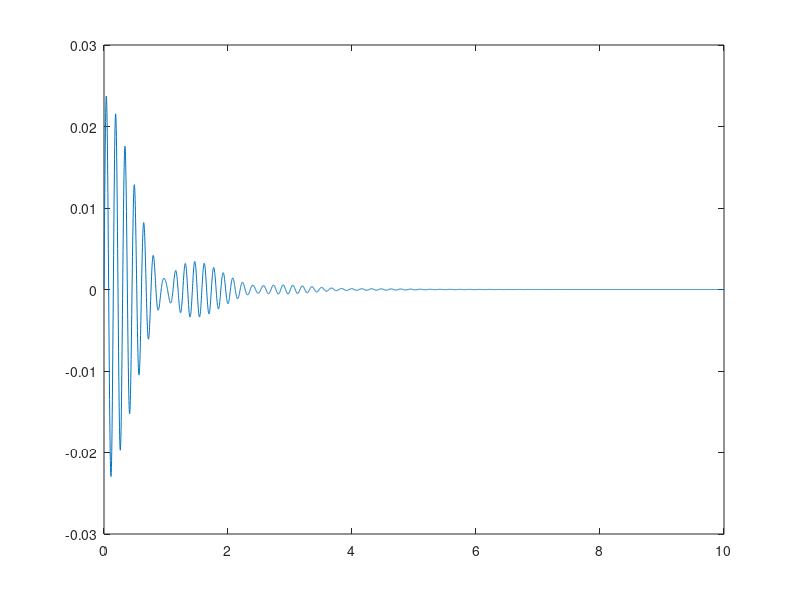

This chart was generated by the following MATLAB code: (Note: this script raises an error after producing the figure.)
%% simulation

f0 = 6.653;
f1 = 6.617;
zeta1 = 0.064;
mu = 0.01472;



w0 = 2*pi*f0;
w1 = 2*pi*f1;
c1 = 2*zeta1*w1;


D = @(t, XV) [XV(3); XV(4);...
    -w0^2*XV(1) - mu*w1^2*(XV(1)-XV(2)) - mu*c1*(XV(3)-XV(4));...
    -w1^2*(XV(2)-XV(1)) - c1*(XV(4)-XV(3))];

T = 10;
XV0 = [0;0;1;0];

opts = odeset('MaxStep',1e-2);

[t, XV] = ode45 (D, [0 T], XV0, opts);

t0 = t';
a = XV(:,1)';

t = linspace(0, T, length(t0));
a = interp1(t0, a, t);

% wavelet
fig = figure;
ax = axes(fig);
plt = plot(ax, t, a);


fmin = 6;
fmax = 8;
Nf = 300;
Q = 30;
maxR = 2;
maxParallel = 2;
MinModu = 10;


WaveletMenu('WaveletPlot', plt, 'fmin', fmin, 'fmax', fmax, 'NbFreq',...
    Nf, 'Q', Q, 'MaxRidges', maxR, 'MaxParallelRidges', maxParallel, 'RidgeMinModu', MinModu);

% regression
fa = RegressionMenu('FigureName', 'fa', 'Equation', 'fa', 'Param', 'fa', 'Param0', 6);
fb = RegressionMenu('FigureName', 'fb', 'Equation', 'fb', 'Param', 'fb', 'Param0', 6);

Aala = RegressionMenu('FigureName', 'la', 'Equation', 'Aa*exp(-la*x)',...
    'Param', 'Aa la', 'Param0', [1, 1], 'Fit', 'log(y)');
Ablb = RegressionMenu('FigureName', 'lb', 'Equation', 'Ab*exp(-lb*x)',...
    'Param', 'Ab lb', 'Param0', [1, 1], 'Fit', 'log(y)');
la = Aala(2);
lb= Ablb(2);

% parametres systeme
p1 = -la + 1i*2*pi*fa;
p2 = -la - 1i*2*pi*fa;
p3 = -lb + 1i*2*pi*fb;
p4 = -lb - 1i*2*pi*fb;


a0 = real (p1*p2*p3*p4);
a1 = -real ( p2*p3*p4 + p1*p3*p4 + p1*p2*p4 + p1*p2*p3);
a2 = real (p1*p2 + p1*p3 + p1*p4 + p2*p3 + p2*p4 + p3*p4);
a3 = -real (p1 + p2 + p3 + p4);


w0 = sqrt(a2-a0*a3/a1);
w1 = sqrt(a0)/w0;
disp(['f0 = ', num2str(w0/2/pi)]);
disp(['f1 = ', num2str(w1/2/pi)]);
disp(['zeta1 = ', num2str(a1 / w0^2 / (2*w1))]);
disp(['mu = ', num2str(a3/a1*w0^2 - 1)]);
